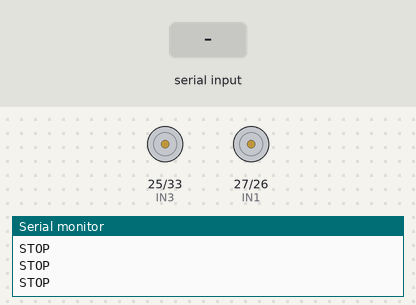
This sketch was run on a simulated ESP32. Parts: motor-driver pin pairs drawn as motors (green arrow = first pin HIGH = forward, orange = second pin HIGH = backward, longer = more drive), the last lines printed to the serial monitor. The test bench sets the inputs (shaded band). Nothing arrives over Bluetooth unless stated.

Above: at 1.2 s.
1.3 s: "F" received over the second serial link
At 1.8 s:
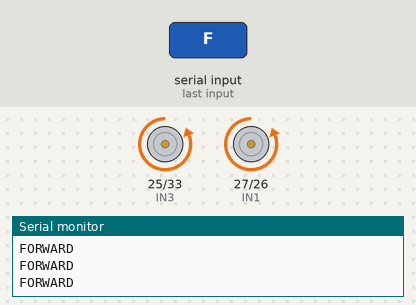
2.8 s: "B" received over the second serial link
At 4.0 s:
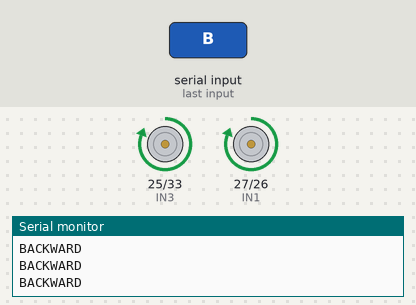
4.3 s: "L" received over the second serial link
At 5.4 s:
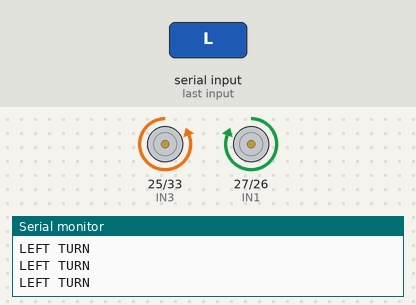
5.8 s: "R" received over the second serial link
At 6.7 s:
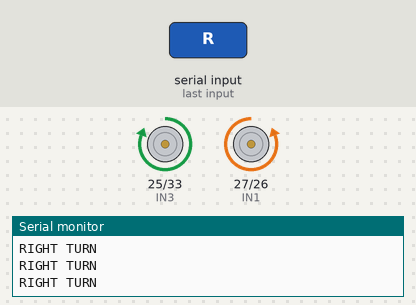
Timing chart, 0 to 8.3 s (numbered marks = the images above; inputs shaded):
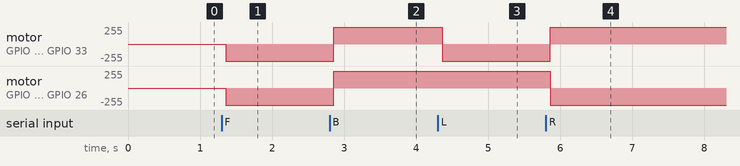

Measured:
- after the input at 1.3 s, motor on GPIO 25 (IN3) / GPIO 33 (IN4), motor on GPIO 27 (IN1) / GPIO 26 (IN2): stopped → backward 255/255 after 0.05 s
- after the input at 2.8 s, motor on GPIO 25 (IN3) / GPIO 33 (IN4), motor on GPIO 27 (IN1) / GPIO 26 (IN2): backward 255/255 → forward 255/255 after 0.06 s
- after the input at 4.3 s, motor on GPIO 25 (IN3) / GPIO 33 (IN4): forward 255/255 → backward 255/255 after 0.06 s
- after the input at 5.8 s, motor on GPIO 25 (IN3) / GPIO 33 (IN4): backward 255/255 → forward 255/255 after 0.06 s; motor on GPIO 27 (IN1) / GPIO 26 (IN2): forward 255/255 → backward 255/255 after 0.06 s

The sketch:

bt_car_free_rtos_code.ino
```cpp
#include <Arduino.h>
#include "BluetoothSerial.h"

BluetoothSerial SerialBT;

// Motor pins
#define IN1 27   // Left Motor
#define IN2 26   // Left Motor
#define IN3 25   // Right Motor
#define IN4 33   // Right Motor

// Task handles
TaskHandle_t BTTaskHandle;
TaskHandle_t MotorTaskHandle;

// Command variable
volatile char command = 'S'; // Start stopped

void setup() {
  Serial.begin(115200);
  SerialBT.begin("ESP32_BT_CAR");

  // Motor pins
  pinMode(IN1, OUTPUT);
  pinMode(IN2, OUTPUT);
  pinMode(IN3, OUTPUT);
  pinMode(IN4, OUTPUT);

  stopCar(); // start stopped

  // Create FreeRTOS tasks
  xTaskCreatePinnedToCore(readBluetoothTask, "BT Task", 2048, NULL, 1, &BTTaskHandle, 0);
  xTaskCreatePinnedToCore(controlMotorTask, "Motor Task", 2048, NULL, 1, &MotorTaskHandle, 1);

  Serial.println("ESP32 Bluetooth Car Ready with FreeRTOS!");
}

void loop() {
  // Nothing needed here; tasks run independently
}

// ===== FreeRTOS Task 1: Read Bluetooth Commands =====
void readBluetoothTask(void *pvParameters) {
  for (;;) {
    if (SerialBT.available()) {
      char cmd = SerialBT.read();
      command = cmd; // update global command

      Serial.print("Command Received: ");
      Serial.println(cmd);
    }
    vTaskDelay(50 / portTICK_PERIOD_MS); // small delay
  }
}

// ===== FreeRTOS Task 2: Control Motors =====
void controlMotorTask(void *pvParameters) {
  for (;;) {
    switch (command) {
      case 'F': forward(); break;
      case 'B': backward(); break;
      case 'L': left(); break;
      case 'R': right(); break;
      case 'S': stopCar(); break;
    }
    vTaskDelay(50 / portTICK_PERIOD_MS); // control update rate
  }
}

// ===== Motor Functions (basic digitalWrite) =====
void forward() {
  digitalWrite(IN1, LOW);
  digitalWrite(IN2, HIGH);
  digitalWrite(IN3, LOW);
  digitalWrite(IN4, HIGH);
  Serial.println("FORWARD");
}

void backward() {
  digitalWrite(IN1, HIGH);
  digitalWrite(IN2, LOW);
  digitalWrite(IN3, HIGH);
  digitalWrite(IN4, LOW);
  Serial.println("BACKWARD");
}

void left() {
  digitalWrite(IN1, HIGH);
  digitalWrite(IN2, LOW);
  digitalWrite(IN3, LOW);
  digitalWrite(IN4, HIGH);
  Serial.println("LEFT TURN");
}

void right() {
  digitalWrite(IN1, LOW);
  digitalWrite(IN2, HIGH);
  digitalWrite(IN3, HIGH);
  digitalWrite(IN4, LOW);
  Serial.println("RIGHT TURN");
}

void stopCar() {
  digitalWrite(IN1, LOW);
  digitalWrite(IN2, LOW);
  digitalWrite(IN3, LOW);
  digitalWrite(IN4, LOW);
  Serial.println("STOP");
}
```
